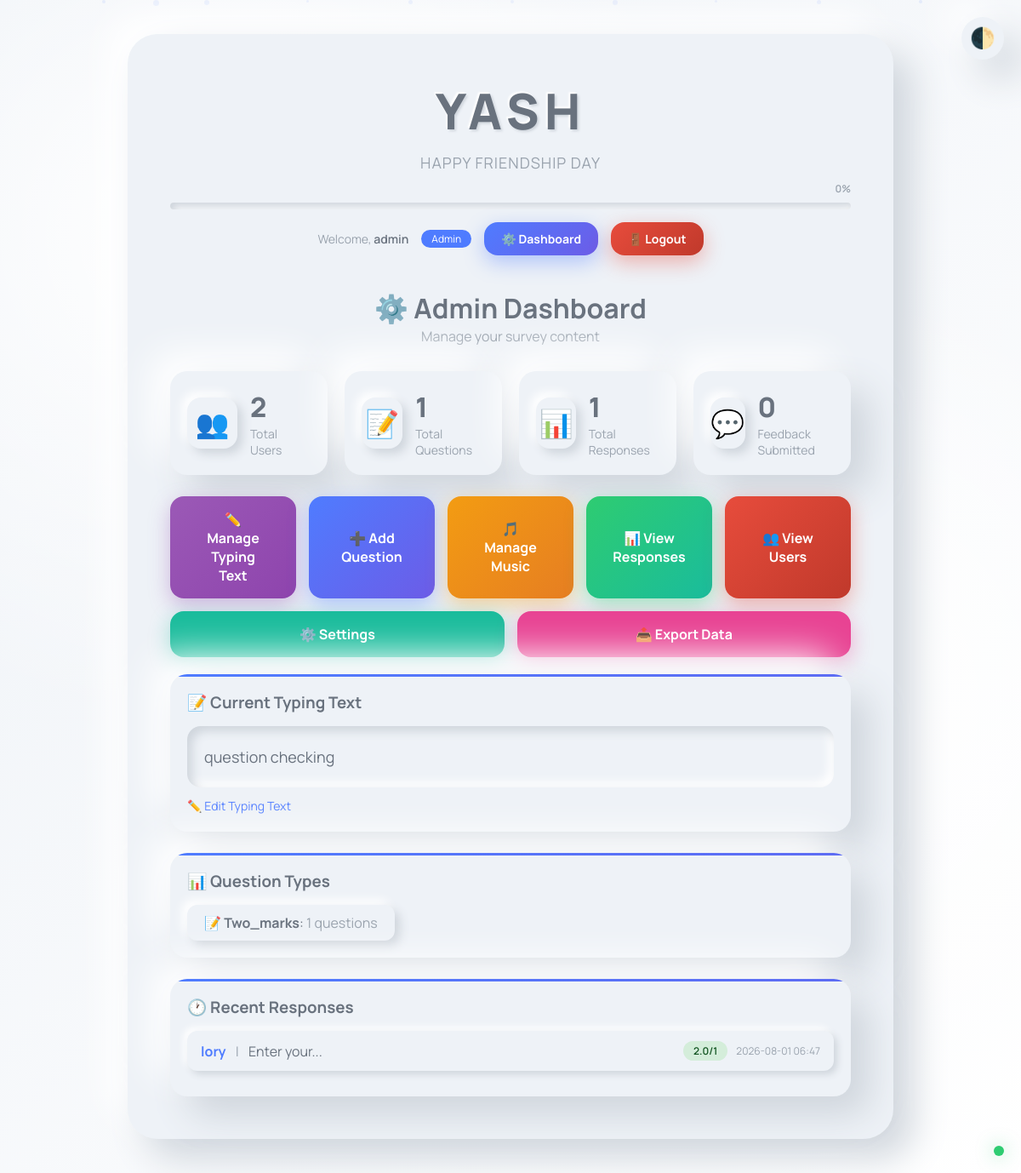
The app's page /admin/dashboard (signed in), older data.
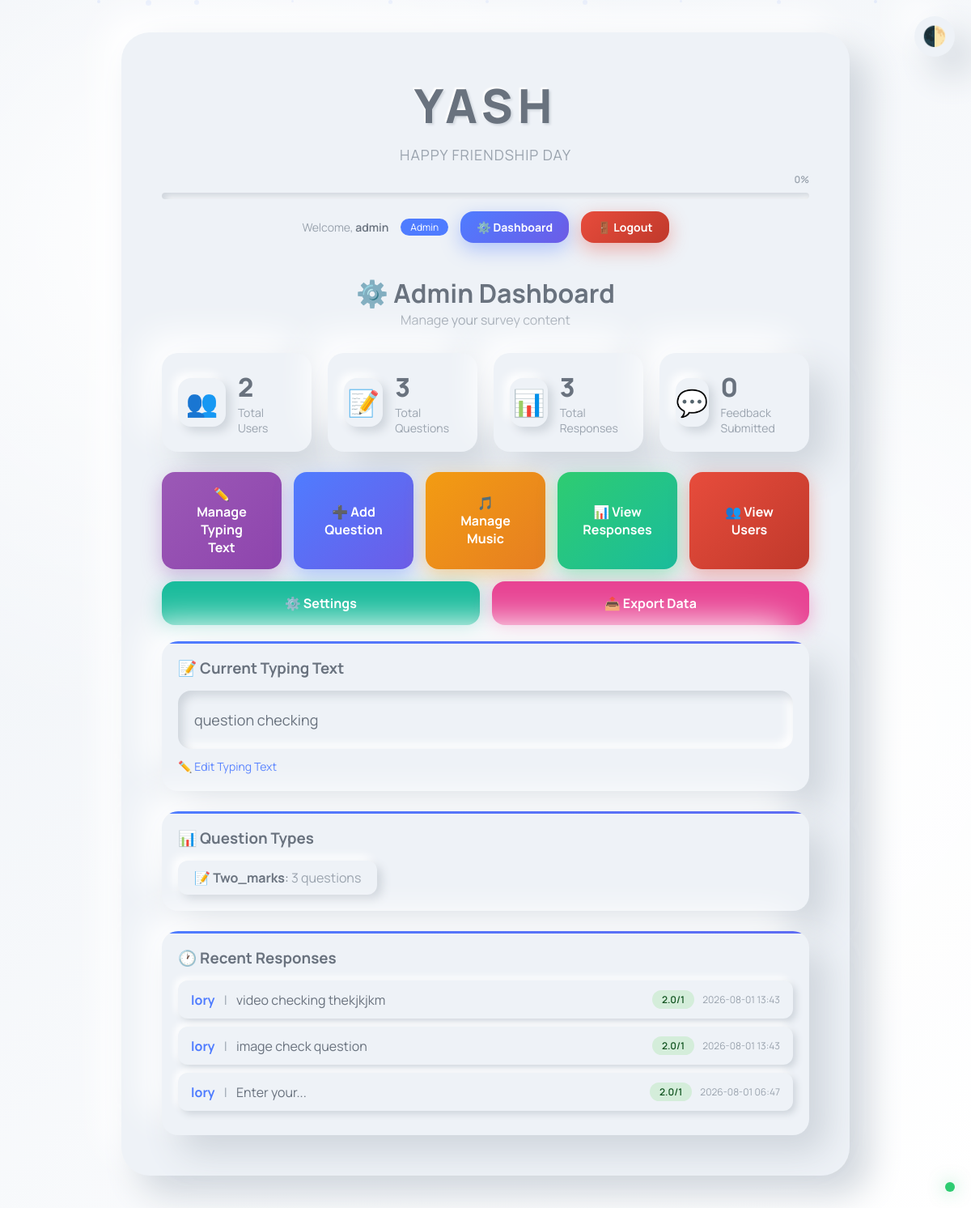
The same page, newer data.
### app.py (models this page shows, shortened)
class SiteSettings(db.Model):
    id = db.Column(db.Integer, primary_key=True)
    site_title = db.Column(db.String(200), default='YASH WORLD')
    site_tagline = db.Column(db.String(200), default='Premium Survey Application')
    welcome_message = db.Column(db.Text)
    enable_music = db.Column(db.Boolean, default=True)
    enable_typing = db.Column(db.Boolean, default=True)
    created_at = db.Column(db.DateTime, default=datetime.utcnow)
    updated_at = db.Column(db.DateTime, default=datetime.utcnow, onupdate=datetime.utcnow)

class User(UserMixin, db.Model):
    id = db.Column(db.Integer, primary_key=True)
    username = db.Column(db.String(80), unique=True, nullable=False)
    password_hash = db.Column(db.String(200), nullable=False)
    is_admin = db.Column(db.Boolean, default=False)
    created_at = db.Column(db.DateTime, default=datetime.utcnow)
    last_login = db.Column(db.DateTime)

class TypingText(db.Model):
    id = db.Column(db.Integer, primary_key=True)
    text = db.Column(db.Text, nullable=False)
    is_active = db.Column(db.Boolean, default=True)
    created_at = db.Column(db.DateTime, default=datetime.utcnow)
    updated_at = db.Column(db.DateTime, default=datetime.utcnow, onupdate=datetime.utcnow)

class Question(db.Model):
    id = db.Column(db.Integer, primary_key=True)
    type = db.Column(db.String(20), nullable=False)
    text = db.Column(db.Text, nullable=False)
    marks = db.Column(db.Integer, default=1)
    order = db.Column(db.Integer, default=0)
    image = db.Column(db.String(500))
    video = db.Column(db.String(500))
    audio = db.Column(db.String(500))
    created_at = db.Column(db.DateTime, default=datetime.utcnow)
    updated_at = db.Column(db.DateTime, default=datetime.utcnow, onupdate=datetime.utcnow)

class UserResponse(db.Model):
    id = db.Column(db.Integer, primary_key=True)
    user_id = db.Column(db.Integer, db.ForeignKey('user.id'), nullable=False)
    question_id = db.Column(db.Integer, db.ForeignKey('question.id'), nullable=False)
    text_response = db.Column(db.Text)
    marks_earned = db.Column(db.Float, default=0)
    is_revealed = db.Column(db.Boolean, default=False)
    time_spent = db.Column(db.Integer, default=0)  # Time spent in seconds
    submitted_at = db.Column(db.DateTime, default=datetime.utcnow)
    user = db.relationship('User', backref='responses')
    question = db.relationship('Question', backref='responses')

### app.py (the view)
@app.route('/admin/dashboard')
@login_required
@admin_required
def admin_dashboard():
    total_users = User.query.count()
    total_questions = Question.query.count()
    total_responses = UserResponse.query.count()
    total_feedback = FinalFeedback.query.count()
    question_types = db.session.query(
        Question.type,
        db.func.count(Question.id)
    ).group_by(Question.type).all()
    recent_responses = UserResponse.query.order_by(
        UserResponse.submitted_at.desc()
    ).limit(10).all()
    typing_text = TypingText.query.filter_by(is_active=True).order_by(TypingText.created_at.desc()).first()
    return render_template('admin_panel.html',
        section='dashboard',
        total_users=total_users,
        total_questions=total_questions,
        total_responses=total_responses,
        total_feedback=total_feedback,
        question_types=question_types,
        recent_responses=recent_responses,
        typing_text=typing_text.text if typing_text else ''
    )

### app.py (called while the page is built)
@login_manager.user_loader
def load_user(user_id):
    return User.query.get(int(user_id))

def admin_required(f):
    @wraps(f)
    def decorated_function(*args, **kwargs):
        if not current_user.is_authenticated or not current_user.is_admin:
            flash('You need admin access for this page.', 'danger')
            return redirect(url_for('survey'))
        return f(*args, **kwargs)
    return decorated_function

@app.context_processor
def utility_processor():
    def get_site_settings():
        settings = SiteSettings.query.first()
        if not settings:
            settings = SiteSettings()
            db.session.add(settings)
            db.session.commit()
        return settings
    return dict(get_site_settings=get_site_settings)

### templates/admin_panel.html (shortened to what this page needs)
{% extends "base.html" %}
{% block content %}
<div class="page active">
    <div class="admin-header" style="text-align: center; margin-bottom: 30px;">
        <h2 style="font-size: 32px; color: var(--text-secondary);">⚙️ Admin Dashboard</h2>
        <p class="subtitle" style="color: var(--text-muted); font-size: 16px;">Manage your survey content</p>
    </div>
    {% if section == 'dashboard' %}
    <div class="stats-grid" style="display: grid; grid-template-columns: repeat(auto-fit, minmax(180px, 1fr)); gap: 20px; margin: 25px 0;">
        <div class="stat-card" style="display: flex; align-items: center; gap: 15px; padding: 20px; border-radius: 20px; background: var(--card-bg); box-shadow: var(--card-shadow); transition: all 0.4s cubic-bezier(0.175, 0.885, 0.32, 1.275);">
            <div class="stat-icon" style="width: 60px; height: 60px; display: flex; align-items: center; justify-content: center; border-radius: 16px; background: var(--bg-primary); box-shadow: 6px 6px 12px var(--shadow-light), -6px -6px 12px var(--shadow-dark); font-size: 32px; color: var(--accent-blue);">👥</div>
            <div class="stat-info">
                <h3 class="stat-number" style="font-size: 32px; font-weight: 800; color: var(--text-secondary); margin: 0;">{{ total_users }}</h3>
                <p class="stat-label" style="font-size: 14px; color: var(--text-muted); margin: 0;">Total Users</p>
            </div>
        </div>
        <div class="stat-card" style="display: flex; align-items: center; gap: 15px; padding: 20px; border-radius: 20px; background: var(--card-bg); box-shadow: var(--card-shadow); transition: all 0.4s cubic-bezier(0.175, 0.885, 0.32, 1.275);">
            <div class="stat-icon" style="width: 60px; height: 60px; display: flex; align-items: center; justify-content: center; border-radius: 16px; background: var(--bg-primary); box-shadow: 6px 6px 12px var(--shadow-light), -6px -6px 12px var(--shadow-dark); font-size: 32px; color: var(--accent-yellow);">📝</div>
            <div class="stat-info">
                <h3 class="stat-number" style="font-size: 32px; font-weight: 800; color: var(--text-secondary); margin: 0;">{{ total_questions }}</h3>
                <p class="stat-label" style="font-size: 14px; color: var(--text-muted); margin: 0;">Total Questions</p>
            </div>
        </div>
        <div class="stat-card" style="display: flex; align-items: center; gap: 15px; padding: 20px; border-radius: 20px; background: var(--card-bg); box-shadow: var(--card-shadow); transition: all 0.4s cubic-bezier(0.175, 0.885, 0.32, 1.275);">
            <div class="stat-icon" style="width: 60px; height: 60px; display: flex; align-items: center; justify-content: center; border-radius: 16px; background: var(--bg-primary); box-shadow: 6px 6px 12px var(--shadow-light), -6px -6px 12px var(--shadow-dark); font-size: 32px; color: var(--accent-green);">📊</div>
            <div class="stat-info">
                <h3 class="stat-number" style="font-size: 32px; font-weight: 800; color: var(--text-secondary); margin: 0;">{{ total_responses }}</h3>
                <p class="stat-label" style="font-size: 14px; color: var(--text-muted); margin: 0;">Total Responses</p>
            </div>
        </div>
        <div class="stat-card" style="display: flex; align-items: center; gap: 15px; padding: 20px; border-radius: 20px; background: var(--card-bg); box-shadow: var(--card-shadow); transition: all 0.4s cubic-bezier(0.175, 0.885, 0.32, 1.275);">
            <div class="stat-icon" style="width: 60px; height: 60px; display: flex; align-items: center; justify-content: center; border-radius: 16px; background: var(--bg-primary); box-shadow: 6px 6px 12px var(--shadow-light), -6px -6px 12px var(--shadow-dark); font-size: 32px; color: var(--accent-red);">💬</div>
            <div class="stat-info">
                <h3 class="stat-number" style="font-size: 32px; font-weight: 800; color: var(--text-secondary); margin: 0;">{{ total_feedback }}</h3>
                <p class="stat-label" style="font-size: 14px; color: var(--text-muted); margin: 0;">Feedback Submitted</p>
            </div>
        </div>
    </div>
    <div class="quick-actions" style="display: flex; gap: 15px; flex-wrap: wrap; margin: 20px 0;">
        <a href="{{ url_for('admin_typing_text') }}" class="btn btn-purple" style="flex: 1; min-width: 140px; text-align: center;">✏️ Manage Typing Text</a>
        <a href="{{ url_for('admin_add_question') }}" class="btn btn-primary" style="flex: 1; min-width: 140px; text-align: center;">➕ Add Question</a>
        <a href="{{ url_for('admin_music') }}" class="btn btn-warning" style="flex: 1; min-width: 140px; text-align: center;">🎵 Manage Music</a>
        <a href="{{ url_for('admin_responses') }}" class="btn btn-secondary" style="flex: 1; min-width: 140px; text-align: center;">📊 View Responses</a>
        <a href="{{ url_for('admin_users') }}" class="btn btn-danger" style="flex: 1; min-width: 140px; text-align: center;">👥 View Users</a>
        <a href="{{ url_for('admin_settings') }}" class="btn" style="flex: 1; min-width: 140px; text-align: center; background: var(--accent-teal); color: white; box-shadow: 0 8px 25px rgba(26, 188, 156, 0.4);">⚙️ Settings</a>
        <a href="{{ url_for('admin_export_data') }}" class="btn" style="flex: 1; min-width: 140px; text-align: center; background: var(--accent-pink); color: white; box-shadow: 0 8px 25px rgba(232, 67, 147, 0.4);">📤 Export Data</a>
    </div>
    <div class="admin-card" style="padding: 20px; border-radius: 20px; background: var(--card-bg); box-shadow: var(--card-shadow); margin-bottom: 25px;">
        <h3 style="margin-bottom: 15px; color: var(--text-secondary);">📝 Current Typing Text</h3>
        {% if typing_text %}
        <div class="typing-preview" style="padding: 20px; border-radius: 16px; background: var(--bg-primary); box-shadow: var(--inset-shadow); color: var(--text-secondary); font-size: 18px; line-height: 1.8;">
            {{ typing_text }}
        </div>
        <div style="margin-top: 10px;">
            <a href="{{ url_for('admin_typing_text') }}" style="color: var(--accent-blue); text-decoration: none; font-size: 14px;">✏️ Edit Typing Text</a>
        </div>
        {% else %}
        <p style="color: var(--text-muted); text-align: center; padding: 20px;">No typing text set. <a href="{{ url_for('admin_typing_text') }}" style="color: var(--accent-blue);">Add one now</a></p>
        {% endif %}
    </div>
    <div class="admin-card" style="padding: 20px; border-radius: 20px; background: var(--card-bg); box-shadow: var(--card-shadow); margin-bottom: 25px;">
        <h3 style="margin-bottom: 15px; color: var(--text-secondary);">📊 Question Types</h3>
        <div class="question-types-grid" style="display: flex; gap: 15px; flex-wrap: wrap;">
            {% for qtype in question_types %}
            <div class="type-badge" style="padding: 10px 20px; border-radius: 12px; background: var(--bg-primary); box-shadow: 6px 6px 12px var(--shadow-light), -6px -6px 12px var(--shadow-dark);">
                <span class="type-icon">
                    {% if qtype[0] == 'survey' %}📝
                    {% elif qtype[0] == 'two_marks' %}📝
                    {% elif qtype[0] == 'quiz' %}🧠
                    {% endif %}
                </span>
                <strong style="color: var(--text-secondary);">{{ qtype[0]|title }}</strong>: <span style="color: var(--text-muted);">{{ qtype[1] }} questions</span>
            </div>
            {% endfor %}
        </div>
    </div>
    <div class="admin-card" style="padding: 20px; border-radius: 20px; background: var(--card-bg); box-shadow: var(--card-shadow);">
        <h3 style="margin-bottom: 15px; color: var(--text-secondary);">🕐 Recent Responses</h3>
        {% for response in recent_responses %}
        <div class="response-item" style="padding: 12px 16px; border-radius: 12px; background: var(--bg-primary); box-shadow: 4px 4px 8px var(--shadow-light), -4px -4px 8px var(--shadow-dark); margin-bottom: 10px; display: flex; justify-content: space-between; align-items: center; flex-wrap: wrap; gap: 10px;">
            <div class="response-info">
                <strong style="color: var(--accent-blue);">{{ response.user.username }}</strong>
                <span style="color: var(--text-muted); margin: 0 8px;">|</span>
                <span style="color: var(--text-secondary);">{{ response.question.text|truncate(30) }}</span>
            </div>
            <div class="response-meta" style="display: flex; align-items: center; gap: 10px;">
                <span class="status-badge marks" style="display: inline-block; padding: 3px 12px; border-radius: 30px; font-size: 12px; font-weight: 600; background: #d4edda; color: #155724;">{{ response.marks_earned }}/{{ response.question.marks }}</span>
                <span style="color: var(--text-muted); font-size: 12px;">{{ response.submitted_at.strftime('%Y-%m-%d %H:%M') }}</span>
            </div>
        </div>
        {% else %}
        <p style="color: var(--text-muted); text-align: center; padding: 20px;">No responses yet.</p>
        {% endfor %}
    </div>
    {% endif %}
</div>
{% endblock %}

### templates/base.html (shortened to what this page needs)
<!DOCTYPE html>
<html lang="en">
<head>
</head>
<body>
<div class="particles">
    <div class="particle"></div>
    <div class="particle"></div>
    <div class="particle"></div>
    <div class="particle"></div>
    <div class="particle"></div>
</div>
<button class="dark-mode-toggle" onclick="toggleDarkMode()" aria-label="Toggle dark mode" title="Toggle dark mode (Ctrl+D)">
    🌓
</button>
<div class="music-indicator" id="musicIndicator"></div>
<div class="container">
    <div class="card">
        <div class="header">
            <h1>{% block header_title %}{{ get_site_settings().site_title if get_site_settings() else 'YASH WORLD' }}{% endblock %}</h1>
            <p class="tagline">{% block header_tagline %}{{ get_site_settings().site_tagline if get_site_settings() else 'Premium Survey Application' }}{% endblock %}</p>
            <div class="progress-container">
                <div class="progress-enhanced">
                </div>
                <span class="progress-label">{% if progress %}{{ (progress)|round|int }}%{% else %}0%{% endif %}</span>
            </div>
            {% if current_user.is_authenticated %}
            <div class="user-info">
                <span>Welcome, <span style="font-weight: 600; color: var(--text-secondary);">{{ current_user.username }}</span></span>
                {% if current_user.is_admin %}
                <span style="background: var(--accent-blue); color: white; padding: 2px 12px; border-radius: 20px; font-size: 12px;">Admin</span>
                <a href="{{ url_for('admin_dashboard') }}" class="btn btn-sm btn-primary">⚙️ Dashboard</a>
                {% endif %}
                <a href="{{ url_for('logout') }}" class="btn btn-sm btn-danger">🚪 Logout</a>
            </div>
            {% endif %}
        </div>
        {% block content %}{% endblock %}
    </div>
</div>
</body>
</html>

### templates/admin_panel.html (style rules this page uses)
.stat-number { animation: countUp 1s ease-out; }
.admin-card { position: relative; overflow: hidden; }
.admin-card::before { content: ''; position: absolute; top: 0; left: 0; right: 0; height: 3px; background: var(--gradient-primary); background-size: 200% 200%; animation: gradientMove 3s ease-in-out infinite; }

Row changes from the older to the newer data that the page shows:
no longer on this page (row unchanged): Question: type "Two_marks", qtype "1"
added Question: type "Two_marks", id "3"
added UserResponse: user.username "lory", question.text "video checking thekjkjkm", marks_earned "2.0", question.marks "1", submitted_at "2026-08-01 13:43"
added UserResponse: user.username "lory", question.text "image check question", marks_earned "2.0", question.marks "1", submitted_at "2026-08-01 13:43"
Text that changed along with them:
{{ total_questions }}: "1" → "3"
{{ total_responses }}: "1" → "3"
